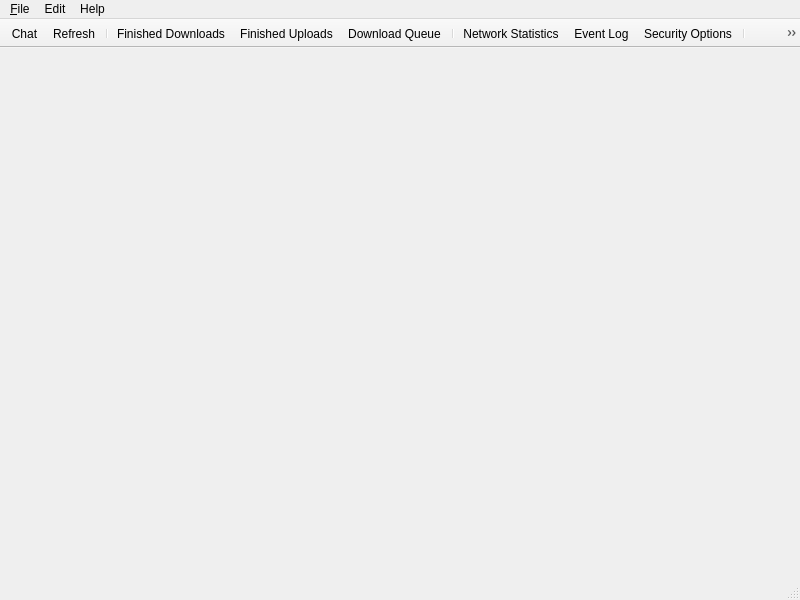
<?xml version="1.0" encoding="UTF-8"?>
<ui version="4.0">
 <class>MainWindow</class>
 <widget class="QMainWindow" name="MainWindow">
  <property name="geometry">
   <rect>
    <x>0</x>
    <y>0</y>
    <width>800</width>
    <height>600</height>
   </rect>
  </property>
  <property name="windowTitle">
   <string>FilePirate</string>
  </property>
  <property name="windowIcon">
   <iconset resource="../resource.qrc">
    <normaloff>:/icons/res/main_icon.ico</normaloff>:/icons/res/main_icon.ico</iconset>
  </property>
  <widget class="QWidget" name="centralwidget"/>
  <widget class="QMenuBar" name="menubar">
   <property name="geometry">
    <rect>
     <x>0</x>
     <y>0</y>
     <width>800</width>
     <height>21</height>
    </rect>
   </property>
   <widget class="QMenu" name="menu_File">
    <property name="title">
     <string>&amp;File</string>
    </property>
    <addaction name="actionSettings"/>
    <addaction name="actionRefreshFileList"/>
    <addaction name="separator"/>
    <addaction name="actionExit"/>
   </widget>
   <widget class="QMenu" name="menuEdit">
    <property name="title">
     <string>Edit</string>
    </property>
   </widget>
   <widget class="QMenu" name="menuHelp">
    <property name="title">
     <string>Help</string>
    </property>
    <addaction name="actionAbout_FilePirate"/>
   </widget>
   <addaction name="menu_File"/>
   <addaction name="menuEdit"/>
   <addaction name="menuHelp"/>
  </widget>
  <widget class="QStatusBar" name="statusbar"/>
  <widget class="QToolBar" name="toolBar">
   <property name="windowTitle">
    <string>toolBar</string>
   </property>
   <property name="movable">
    <bool>false</bool>
   </property>
   <property name="iconSize">
    <size>
     <width>16</width>
     <height>16</height>
    </size>
   </property>
   <attribute name="toolBarArea">
    <enum>TopToolBarArea</enum>
   </attribute>
   <attribute name="toolBarBreak">
    <bool>false</bool>
   </attribute>
   <addaction name="actionChat"/>
   <addaction name="actionRefresh"/>
   <addaction name="separator"/>
   <addaction name="actionFinished_Downloads"/>
   <addaction name="actionFinished_Uploads"/>
   <addaction name="actionDownload_Queue"/>
   <addaction name="separator"/>
   <addaction name="actionNetwork_Statistics"/>
   <addaction name="actionEvent_Log"/>
   <addaction name="actionSecurity_Options"/>
   <addaction name="separator"/>
   <addaction name="actionSearch"/>
  </widget>
  <action name="actionAbout_FilePirate">
   <property name="text">
    <string>About FilePirate...</string>
   </property>
  </action>
  <action name="actionExit">
   <property name="text">
    <string>Exit</string>
   </property>
  </action>
  <action name="actionSettings">
   <property name="text">
    <string>S&amp;ettings</string>
   </property>
  </action>
  <action name="actionFinished_Downloads">
   <property name="icon">
    <iconset resource="../resource.qrc">
     <normaloff>:/icons/res/FinishedDL.ico</normaloff>:/icons/res/FinishedDL.ico</iconset>
   </property>
   <property name="text">
    <string>Finished Downloads</string>
   </property>
   <property name="toolTip">
    <string>Finished Downloads</string>
   </property>
  </action>
  <action name="actionFinished_Uploads">
   <property name="icon">
    <iconset resource="../resource.qrc">
     <normaloff>:/icons/res/FinishedUL.ico</normaloff>:/icons/res/FinishedUL.ico</iconset>
   </property>
   <property name="text">
    <string>Finished Uploads</string>
   </property>
   <property name="toolTip">
    <string>Finished Uploads</string>
   </property>
  </action>
  <action name="actionDownload_Queue">
   <property name="icon">
    <iconset resource="../resource.qrc">
     <normaloff>:/icons/res/Queue.ico</normaloff>:/icons/res/Queue.ico</iconset>
   </property>
   <property name="text">
    <string>Download Queue</string>
   </property>
   <property name="toolTip">
    <string>Download Queue</string>
   </property>
  </action>
  <action name="actionNetwork_Statistics">
   <property name="icon">
    <iconset resource="../resource.qrc">
     <normaloff>:/icons/res/netstats.ico</normaloff>:/icons/res/netstats.ico</iconset>
   </property>
   <property name="text">
    <string>Network Statistics</string>
   </property>
   <property name="toolTip">
    <string>Network Statistics</string>
   </property>
  </action>
  <action name="actionSearch">
   <property name="icon">
    <iconset resource="../resource.qrc">
     <normaloff>:/icons/res/Search.ico</normaloff>:/icons/res/Search.ico</iconset>
   </property>
   <property name="text">
    <string>Search</string>
   </property>
   <property name="toolTip">
    <string>Search</string>
   </property>
  </action>
  <action name="actionRefresh">
   <property name="icon">
    <iconset resource="../resource.qrc">
     <normaloff>:/icons/res/Refresh.ico</normaloff>:/icons/res/Refresh.ico</iconset>
   </property>
   <property name="text">
    <string>Refresh</string>
   </property>
   <property name="toolTip">
    <string>Refresh</string>
   </property>
  </action>
  <action name="actionSecurity_Options">
   <property name="icon">
    <iconset resource="../resource.qrc">
     <normaloff>:/icons/res/Keys.ico</normaloff>:/icons/res/Keys.ico</iconset>
   </property>
   <property name="text">
    <string>Security Options</string>
   </property>
   <property name="toolTip">
    <string>Security Options</string>
   </property>
  </action>
  <action name="actionChat">
   <property name="icon">
    <iconset resource="../resource.qrc">
     <normaloff>:/icons/res/text-balloon.ico</normaloff>:/icons/res/text-balloon.ico</iconset>
   </property>
   <property name="text">
    <string>Chat</string>
   </property>
   <property name="toolTip">
    <string>Chat</string>
   </property>
  </action>
  <action name="actionEvent_Log">
   <property name="icon">
    <iconset resource="../resource.qrc">
     <normaloff>:/icons/res/eventlog.ico</normaloff>:/icons/res/eventlog.ico</iconset>
   </property>
   <property name="text">
    <string>Event Log</string>
   </property>
   <property name="toolTip">
    <string>Event Log</string>
   </property>
  </action>
  <action name="actionRefreshFileList">
   <property name="text">
    <string>Re&amp;fresh file list</string>
   </property>
  </action>
 </widget>
 <resources>
  <include location="../resource.qrc"/>
 </resources>
 <connections/>
</ui>
